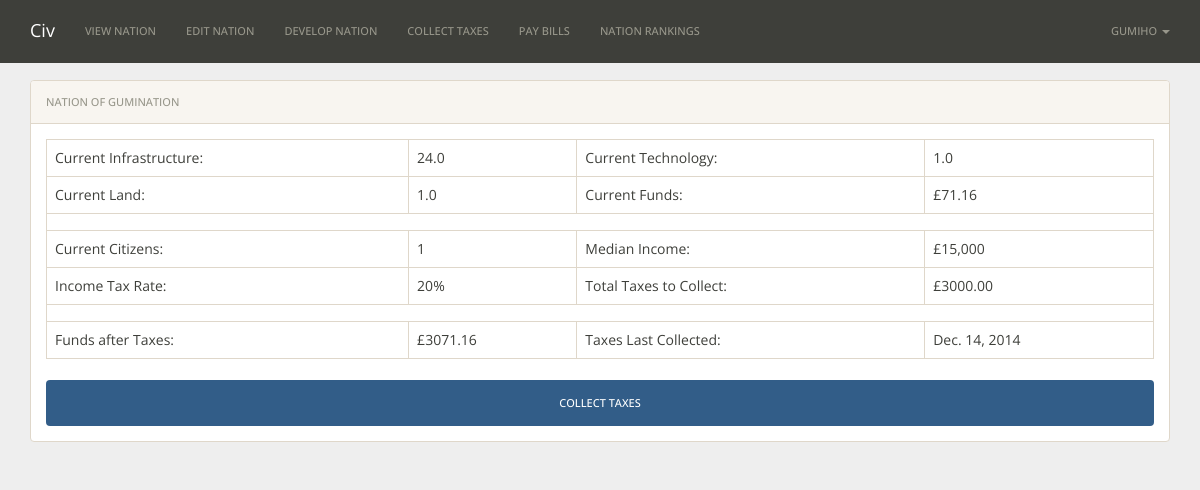
The page /taxes/1/ (signed in) on the database as committed earlier.
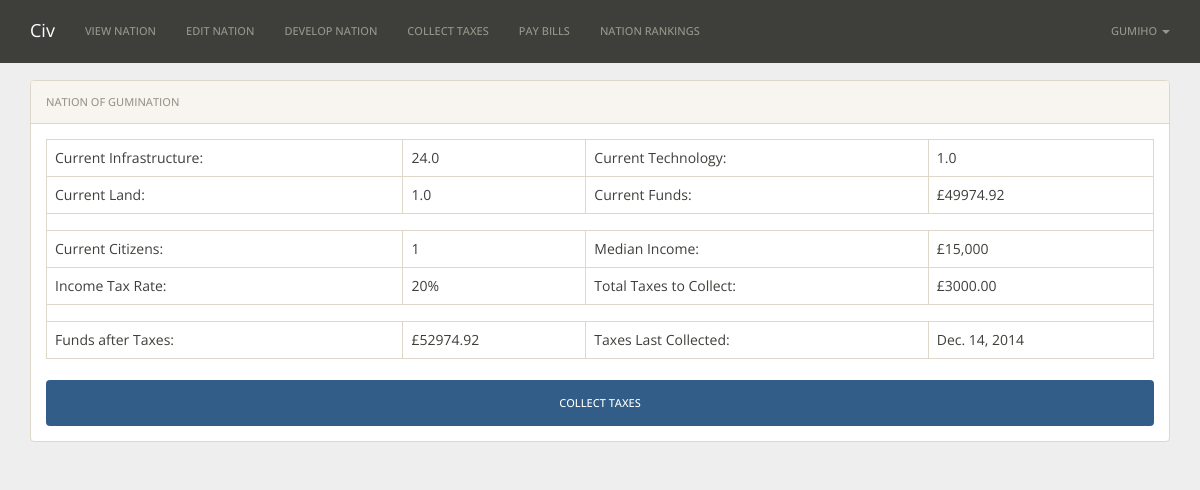
The same page on the database as committed later.
### nations/models.py (models this page shows)
class Nation(models.Model):
    user = models.OneToOneField(User)
    nation_name = models.CharField(max_length=30)
    funds = models.DecimalField(default=10000.00, max_digits=19, decimal_places=2)
    government = models.CharField(max_length=30, default='Democratic')
    religion = models.CharField(max_length=30, default='None')
    infrastructure = models.FloatField(default=1.00)
    technology = models.FloatField(default=1.00)
    land = models.FloatField(default=1.00)
    resource1 = models.CharField(max_length=200)
    resource2 = models.CharField(max_length=200)
    peaceful = models.BooleanField(default=False)
    paid_bills = models.DateField()
    collect_taxes = models.DateField()
    tax_rate = models.IntegerField(default=20)
    citizens = models.IntegerField(default=1)

### nations/views.py (the view)
# urls.py: url(r'^taxes/(?P<pk>\d+)/$', views.taxesNationView.as_view(), name='collectTaxes'),
class taxesNationView(DetailView):
	model = Nation
	def get(self, request, pk):
		nation = Nation.objects.get(pk=pk)
		if request.user != nation.user:
			return redirect('noEntry')
		else:
			new_funds = nation.funds + Decimal(self.calculate_taxes(nation))
			return render_to_response('nations/nation_taxes.html',{'taxes': format(self.calculate_taxes(nation),'.2f'), 'new_funds': format(new_funds,'.2f'), 'nation': nation, 'validate': self.taxes_validation(nation, datetime.datetime.now().date())},RequestContext(request))
	def post(self, request, pk):
		nation = Nation.objects.get(pk=pk)
		if request.user != nation.user:
			return redirect('noEntry')
		else:
			if self.taxes_validation(nation,datetime.datetime.now().date()):
				nation.funds = nation.funds + Decimal(request.POST['taxes'])
				nation.collect_taxes = datetime.datetime.now().date()
				nation.save()
				return redirect('/nation/' + pk)
			else:
				return redirect('/taxes/' + pk)
	def taxes_validation(self, nation, date):
		if nation.collect_taxes == date:
			return {'payable': False, 'error': 'Can only collect taxes once a day.'}
		else:
			return {'payable': True}
	def calculate_taxes(self,nation):
		return nation.citizens * (15000*(float(nation.tax_rate)/100))

### nations/static/templates/nations/nation_taxes.html (shortened to what this page needs)
{% extends "base.html" %}
{% block content %}
<div class="container">
	<div class="panel panel-default">
	    <div class="panel-heading">Nation of {{nation.nation_name}}</div>
	    <div class="panel-body">
	    	<table class="table table-bordered">
					<tr>
						<td>Current Infrastructure:</td>
						<td>{{nation.infrastructure}}</td>
						<td>Current Technology: </td>
						<td>{{nation.technology}}</td>
					</tr>
					<tr>
						<td>Current Land: </td>
						<td>{{nation.land}}</td>
						<td>Current Funds:</td>
						<td>£{{nation.funds}}</td>
					</tr>
					<tr>
						<td colspan="4">
						</td>
					</tr>
					<tr>
						<td>Current Citizens:</td>
						<td>{{nation.citizens}}</td>
						<td>Median Income:</td>
						<td>£15,000</td>
					</tr>
					<tr>
						<td>Income Tax Rate:</td>
						<td>{{nation.tax_rate}}%</td>
						<td>Total Taxes to Collect:</td>
						<td>£{{taxes}}</td>
					</tr>
					<tr>
						<td colspan="4">
						</td>
					</tr>
					<tr>
						<td>Funds after Taxes:</td>
						<td>£{{new_funds}}</td>
						<td>Taxes Last Collected:</td>
						<td>{{nation.collect_taxes}}</td>
					</tr>
			</table>
	    	<form action="" role="form" method="post">
	    		<div class="form-group">
	    			<div class="col-sm-8">
	    			</div>
	    		</div>
	    		{% if validate.payable %}
		    		<input type="submit" class="btn btn-primary btn-block" value="Collect Taxes" />
		    	{% else %}
		    		<div class="alert alert-danger" role="alert">{{validate.error}}</div>
		    		<input type="submit" class="btn btn-primary btn-block" value="Collect Taxes" disabled />
		    	{% endif %}
		    </form>
		</div>
	</div>
</div>
{% endblock %}

Rows that differ between the two databases and show on the page:
changed Nation "GUMINATION": funds "71.16" → "49974.92"
Other text that changed with them:
{{ new_funds }}: "3071.16" → "52974.92"
